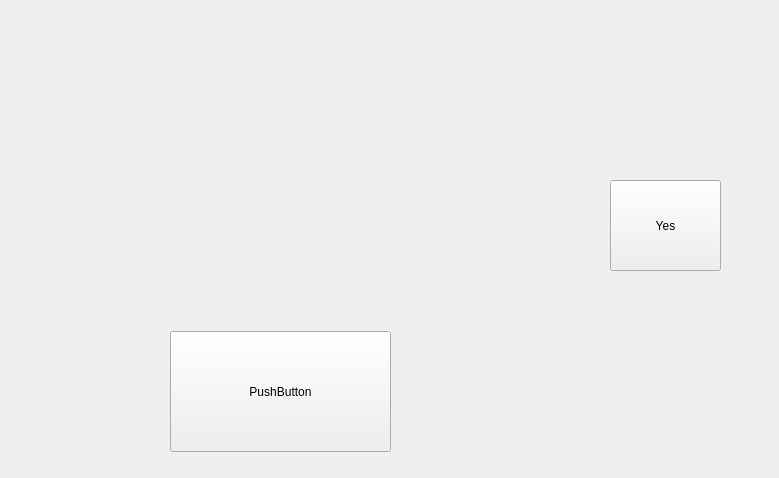
<?xml version="1.0" encoding="UTF-8"?>
<ui version="4.0">
 <class>Form</class>
 <widget class="QWidget" name="Form">
  <property name="geometry">
   <rect>
    <x>0</x>
    <y>0</y>
    <width>779</width>
    <height>478</height>
   </rect>
  </property>
  <property name="windowTitle">
   <string>Form</string>
  </property>
  <widget class="QLabel" name="label">
   <property name="geometry">
    <rect>
     <x>30</x>
     <y>20</y>
     <width>478</width>
     <height>260</height>
    </rect>
   </property>
   <property name="text">
    <string/>
   </property>
   <property name="pixmap">
    <pixmap>python.jpg</pixmap>
   </property>
  </widget>
  <widget class="QPushButton" name="pushButton">
   <property name="geometry">
    <rect>
     <x>610</x>
     <y>180</y>
     <width>111</width>
     <height>91</height>
    </rect>
   </property>
   <property name="toolTip">
    <string>&lt;html&gt;&lt;head/&gt;&lt;body&gt;&lt;p&gt;&lt;br/&gt;&lt;/p&gt;&lt;/body&gt;&lt;/html&gt;</string>
   </property>
   <property name="text">
    <string>Yes</string>
   </property>
   <property name="icon">
    <iconset>
     <normaloff>cartoon2.ico</normaloff>cartoon2.ico</iconset>
   </property>
   <property name="iconSize">
    <size>
     <width>32</width>
     <height>32</height>
    </size>
   </property>
  </widget>
  <widget class="QPushButton" name="pushButton_2">
   <property name="geometry">
    <rect>
     <x>170</x>
     <y>331</y>
     <width>221</width>
     <height>121</height>
    </rect>
   </property>
   <property name="text">
    <string>PushButton</string>
   </property>
   <property name="icon">
    <iconset>
     <normaloff>python.jpg</normaloff>python.jpg</iconset>
   </property>
  </widget>
 </widget>
 <resources/>
 <connections/>
</ui>
